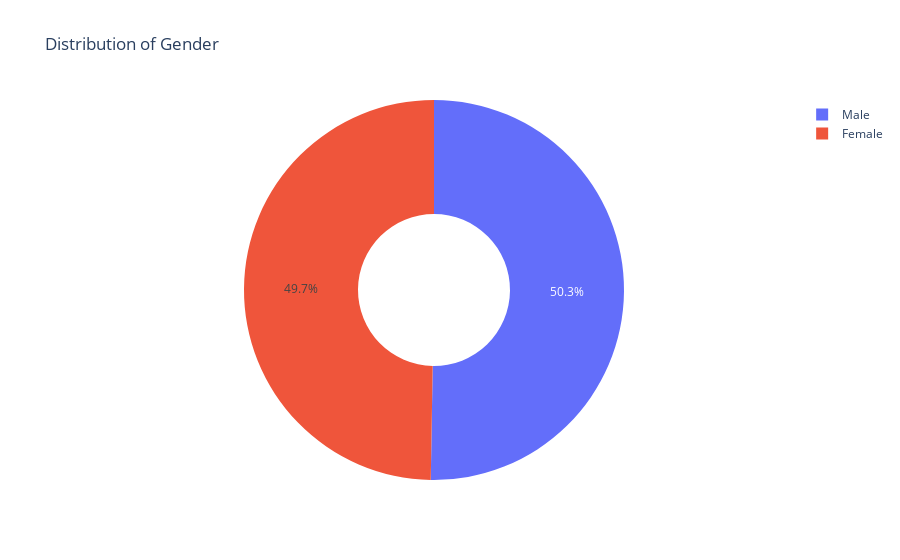

This figure's notebook cell:
### Code cell
tmp = df_unique['gender_label'].value_counts()
fig = px.pie(values=tmp.values, names=tmp.index, hole=.4, title='Distribution of Gender')
fig.show()

### Figure 1 — Plotly figure (JSON) as saved in the notebook; plotly's stock layout.template omitted (floating-point values rounded to 4 significant figures)
{"data": [{"domain": {"x": [0, 1], "y": [0, 1]}, "hole": 0.4, "hovertemplate": "label=%{label}<br>value=%{value}<extra></extra>", "labels": ["Male", "Female"], "legendgroup": "", "name": "", "showlegend": true, "type": "pie", "values": [277, 274]}], "layout": {"legend": {"tracegroupgap": 0}, "title": {"text": "Distribution of Gender"}}}
